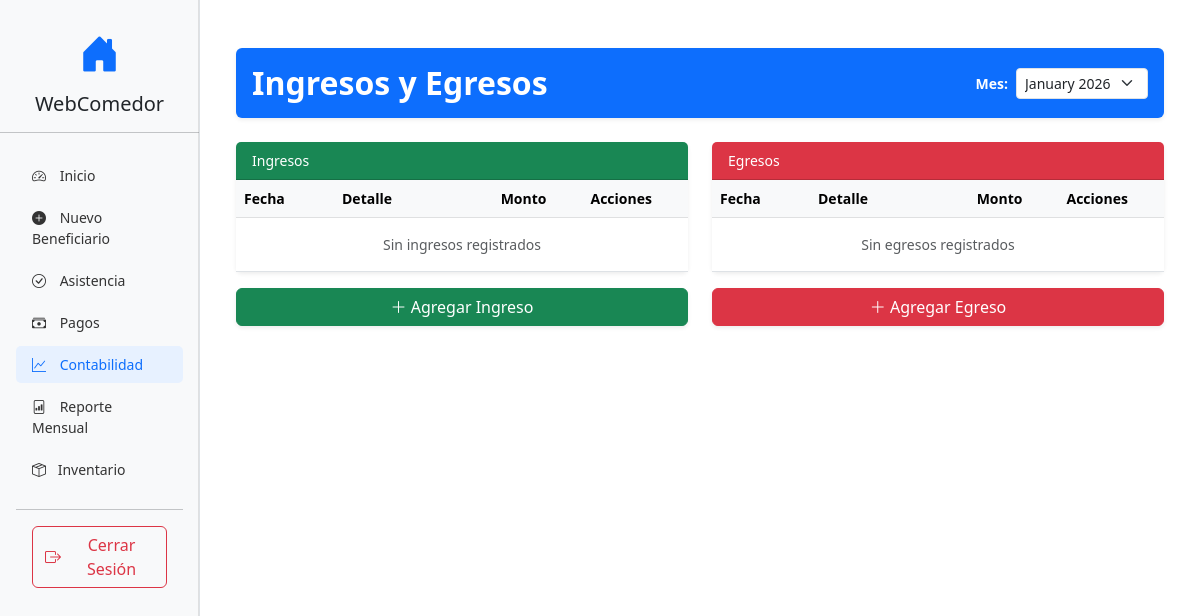
The page /contabilidad/ (signed in) on the database as committed earlier.
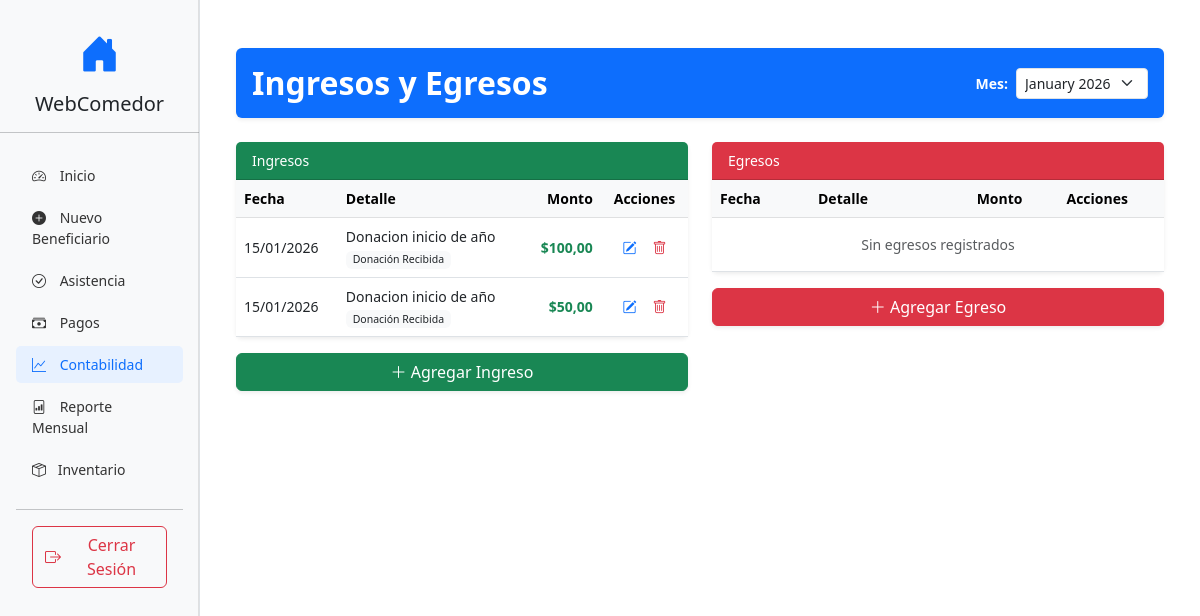
The same page on the database as committed later.
### contabilidad/models.py (models this page shows, shortened)
class Transaccion(models.Model):
    TIPO = [
        ('INGRESO', 'Ingreso (+)'),
        ('EGRESO', 'Egreso (-)'),
    ]
    CATEGORIAS = [
        ('ALIMENTOS', 'Compra de Alimentos'),
        ('DONACION', 'Donación Recibida'),
        ('SERVICIOS', 'Servicios Básicos (Luz/Agua/Gas)'),
        ('SUELDOS', 'Sueldos/Limpieza'),
        ('OTROS', 'Otros'),
    ]
    tipo = models.CharField(max_length=10, choices=TIPO)
    categoria = models.CharField(max_length=20, choices=CATEGORIAS)
    monto = models.DecimalField(max_digits=12, decimal_places=2)
    descripcion = models.CharField(max_length=255, verbose_name="Detalle del gasto/ingreso")
    fecha = models.DateField(auto_now_add=True)
    class Meta:
        verbose_name = "Transacción"
        verbose_name_plural = "Contabilidad (Ingresos y Egresos)"

### contabilidad/views.py (the view, shortened to what this page needs)
# urls.py: path('', views.finanzas_view, name='finanzas'),
@login_required
def finanzas_view(request):
    transacciones = Transaccion.objects.all().order_by('-fecha')
    ingresos_list = transacciones.filter(tipo='INGRESO')
    egresos_list = transacciones.filter(tipo='EGRESO')
    total_ingresos = ingresos_list.aggregate(Sum('monto'))['monto__sum'] or 0
    total_egresos = egresos_list.aggregate(Sum('monto'))['monto__sum'] or 0
    context = {
        'ingresos': ingresos_list,
        'egresos': egresos_list,
        'total_ingresos': total_ingresos,
        'total_egresos': total_egresos,
        'balance': total_ingresos - total_egresos,
        'mes_actual': date.today().strftime('%B %Y'),
        'form': TransaccionForm(),
    }
    return render(request, 'contabilidad/finanzas.html', context)

### contabilidad/forms.py
class TransaccionForm(forms.ModelForm): # Clase corregida
    class Meta:
        model = Transaccion
        fields = ['tipo', 'categoria', 'monto', 'descripcion']
        widgets = {
            'tipo': forms.HiddenInput(),
            'descripcion': forms.TextInput(attrs={'class': 'form-control', 'placeholder': 'Ej: Pago de luz'}),
            'categoria': forms.Select(attrs={'class': 'form-select'}),
            'monto': forms.NumberInput(attrs={'class': 'form-control', 'step': '0.01'}),
        }

### templates/contabilidad/finanzas.html (shortened to what this page needs)
{% extends 'base.html' %}
{% block content %}
<div class="container-fluid mt-4">
    <div class="d-flex justify-content-between align-items-center mb-4 bg-primary p-3 rounded text-white shadow-sm">
        <h2 class="mb-0 fw-bold">Ingresos y Egresos</h2>
        <div class="d-flex align-items-center">
            <label class="me-2 fw-bold">Mes:</label>
            <select class="form-select form-select-sm" style="width: auto;">
                <option>{{ mes_actual }}</option>
            </select>
        </div>
    </div>
    <div class="row g-4">
        <div class="col-md-6">
            <div class="card shadow-sm border-0">
                <div class="card-header bg-success text-white">Ingresos</div>
                <div class="card-body p-0">
                    <table class="table table-hover align-middle mb-0">
                        <thead class="table-light">
                            <tr>
                                <th>Fecha</th>
                                <th>Detalle</th>
                                <th class="text-end">Monto</th>
                                {% if perms.contabilidad.change_transaccion or perms.contabilidad.delete_transaccion %}
                                <th class="text-center">Acciones</th>
                                {% endif %}
                            </tr>
                        </thead>
                        <tbody>
                            {% for item in ingresos %}
                            <tr>
                                <td>{{ item.fecha|date:"d/m/Y" }}</td>
                                <td>
                                    {{ item.descripcion }} <br>
                                    <small class="badge bg-light text-dark fw-normal">{{ item.get_categoria_display }}</small>
                                </td>
                                <td class="text-end text-success fw-bold">${{ item.monto|floatformat:2 }}</td>
                                {% if perms.contabilidad.change_transaccion or perms.contabilidad.delete_transaccion %}
                                <td class="text-center">
                                    <div class="btn-group">
                                        {% if perms.contabilidad.change_transaccion %}
                                        <a href="{% url 'editar_transaccion' item.pk %}" class="btn btn-sm btn-outline-primary border-0">
                                            <i class="bi bi-pencil-square"></i>
                                        </a>
                                        {% endif %}
                                        {% if perms.contabilidad.delete_transaccion %}
                                        <form action="{% url 'eliminar_transaccion' item.pk %}" method="post" class="d-inline" onsubmit="return confirm('¿Eliminar?')">
                                            <button type="submit" class="btn btn-sm btn-outline-danger border-0">
                                                <i class="bi bi-trash"></i>
                                            </button>
                                        </form>
                                        {% endif %}
                                    </div>
                                </td>
                                {% endif %}
                            </tr>
                            {% empty %}
                            <tr>
                                <td colspan="{% if perms.contabilidad.change_transaccion or perms.contabilidad.delete_transaccion %}4{% else %}3{% endif %}" class="text-center py-3 text-muted">
                                    Sin ingresos registrados
                                </td>
                            </tr>
                            {% endfor %}
                        </tbody>
                    </table>
                </div>
            </div>
            {% if perms.contabilidad.add_transaccion %}
            <button class="btn btn-success w-100 mt-3 shadow-sm" onclick="abrirModal('INGRESO')">
                <i class="bi bi-plus-lg"></i> Agregar Ingreso
            </button>
            {% endif %}
        </div>
        <div class="col-md-6">
            <div class="card shadow-sm border-0">
                <div class="card-header bg-danger text-white">Egresos</div>
                <div class="card-body p-0">
                    <table class="table table-hover align-middle mb-0">
                        <thead class="table-light">
                            <tr>
                                <th>Fecha</th>
                                <th>Detalle</th>
                                <th class="text-end">Monto</th>
                                {% if perms.contabilidad.change_transaccion or perms.contabilidad.delete_transaccion %}
                                <th class="text-center">Acciones</th>
                                {% endif %}
                            </tr>
                        </thead>
                        <tbody>
                            {% for item in egresos %}
                            <tr>
                                <td>{{ item.fecha|date:"d/m/Y" }}</td>
                                <td>
                                    {{ item.descripcion }} <br>
                                    <small class="badge bg-light text-dark fw-normal">{{ item.get_categoria_display }}</small>
                                </td>
                                <td class="text-end text-danger fw-bold">${{ item.monto|floatformat:2 }}</td>
                                {% if perms.contabilidad.change_transaccion or perms.contabilidad.delete_transaccion %}
                                <td class="text-center">
                                    <div class="btn-group">
                                        {% if perms.contabilidad.change_transaccion %}
                                        <a href="{% url 'editar_transaccion' item.pk %}" class="btn btn-sm btn-outline-primary border-0">
                                            <i class="bi bi-pencil-square"></i>
                                        </a>
                                        {% endif %}
                                        {% if perms.contabilidad.delete_transaccion %}
                                        <form action="{% url 'eliminar_transaccion' item.pk %}" method="post" class="d-inline" onsubmit="return confirm('¿Eliminar?')">
                                            {% csrf_token %}
                                            <button type="submit" class="btn btn-sm btn-outline-danger border-0">
                                                <i class="bi bi-trash"></i>
                                            </button>
                                        </form>
                                        {% endif %}
                                    </div>
                                </td>
                                {% endif %}
                            </tr>
                            {% empty %}
                            <tr>
                                <td colspan="{% if perms.contabilidad.change_transaccion or perms.contabilidad.delete_transaccion %}4{% else %}3{% endif %}" class="text-center py-3 text-muted">
                                    Sin egresos registrados
                                </td>
                            </tr>
                            {% endfor %}
                        </tbody>
                    </table>
                </div>
            </div>
            {% if perms.contabilidad.add_transaccion %}
            <button class="btn btn-danger w-100 mt-3 shadow-sm" onclick="abrirModal('EGRESO')">
                <i class="bi bi-plus-lg"></i> Agregar Egreso
            </button>
            {% endif %}
        </div>
    </div>
</div>
{% endblock %}

### templates/base.html (shortened to what this page needs)
<!DOCTYPE html>
<html lang="es">
<head>
    <link href="https://cdn.jsdelivr.net/npm/bootstrap@5.3.0/dist/css/bootstrap.min.css" rel="stylesheet">
    <link rel="stylesheet" href="https://cdn.jsdelivr.net/npm/bootstrap-icons@1.11.0/font/bootstrap-icons.css">
</head>
<body>
    <nav class="col-md-3 col-lg-2 d-none d-md-block sidebar py-4 position-fixed">
        <div class="text-center mb-4">
            <i class="bi bi-house-door-fill fs-1 text-primary"></i>
            <h5 class="mt-2">WebComedor</h5>
            <hr>
        </div>
        <ul class="nav flex-column px-3 sidebar-menu">
            <li class="nav-item">
                <a class="nav-link {% if request.resolver_match.url_name == 'dashboard' %}active{% endif %}"
                href="{% url 'dashboard' %}">
                    <i class="bi bi-speedometer2"></i> Inicio
                </a>
            </li>
            <li class="nav-item">
                <a class="nav-link {% if request.resolver_match.url_name == 'crear_beneficiario' %}active{% endif %}"
                href="{% url 'crear_beneficiario' %}">
                    <i class="bi bi-plus-circle-fill"></i> Nuevo Beneficiario
                </a>
            </li>
            <li class="nav-item">
                <a class="nav-link {% if request.resolver_match.url_name == 'gestion_asistencia' %}active{% endif %}"
                href="{% url 'gestion_asistencia' %}">
                    <i class="bi bi-check-circle"></i> Asistencia
                </a>
            </li>
            <li class="nav-item">
                <a class="nav-link {% if request.resolver_match.url_name == 'gestion_pagos' %}active{% endif %}"
                href="{% url 'gestion_pagos' %}">
                    <i class="bi bi-cash-stack"></i> Pagos
                </a>
            </li>
            <li class="nav-item">
                <a class="nav-link {% if request.resolver_match.url_name == 'finanzas' %}active{% endif %}"
                href="{% url 'finanzas' %}">
                    <i class="bi bi-graph-up"></i> Contabilidad
                </a>
            </li>
            <li class="nav-item">
                <a class="nav-link {% if request.resolver_match.url_name == 'reporte_asistencia' %}active{% endif %}"
                href="{% url 'reporte_asistencia' %}">
                    <i class="bi bi-file-bar-graph"></i> Reporte Mensual
                </a>
            </li>
            <li class="nav-item">
                <a class="nav-link" href="{% url 'panel_inventario' %}">
                    <i class="bi bi-box-seam me-2"></i> Inventario
                </a>
            </li>
            <hr>
            <div class="px-3 mt-auto">
                <a href="{% url 'logout' %}" class="btn btn-outline-danger w-100 d-flex align-items-center justify-content-center">
                <i class="bi bi-box-arrow-right me-2"></i> Cerrar Sesión
            </a>
</div>
        </ul>
    </nav>
            <main class="col-md-9 ms-sm-auto col-lg-10 px-md-4 py-4">
                {% block content %}
                {% endblock %}
            </main>
</body>
</html>

### templates/base.html (style rules this page uses)
body { font-size: .875rem; }
.sidebar { background-color: #f8f9fa; min-height: 100vh; border-right: 1px solid #dee2e6; box-shadow: inset -1px 0 0 rgba(0, 0, 0, .1); }
.nav-link { color: #333; font-weight: 500; margin-bottom: 5px; border-radius: 5px; }
.nav-link.active { color: #0d6efd; background-color: #e7f1ff; }
.nav-link i { margin-right: 10px; }

Rows that differ between the two databases and show on the page:
added Transaccion: fecha "15/01/2026", descripcion "Donacion inicio de año", categoria "Donación Recibida", monto "100,00"
added Transaccion: fecha "15/01/2026", descripcion "Donacion inicio de año", categoria "Donación Recibida", monto "50,00"
Other text that changed with them:
text no longer shown: "Sin ingresos registrados"
